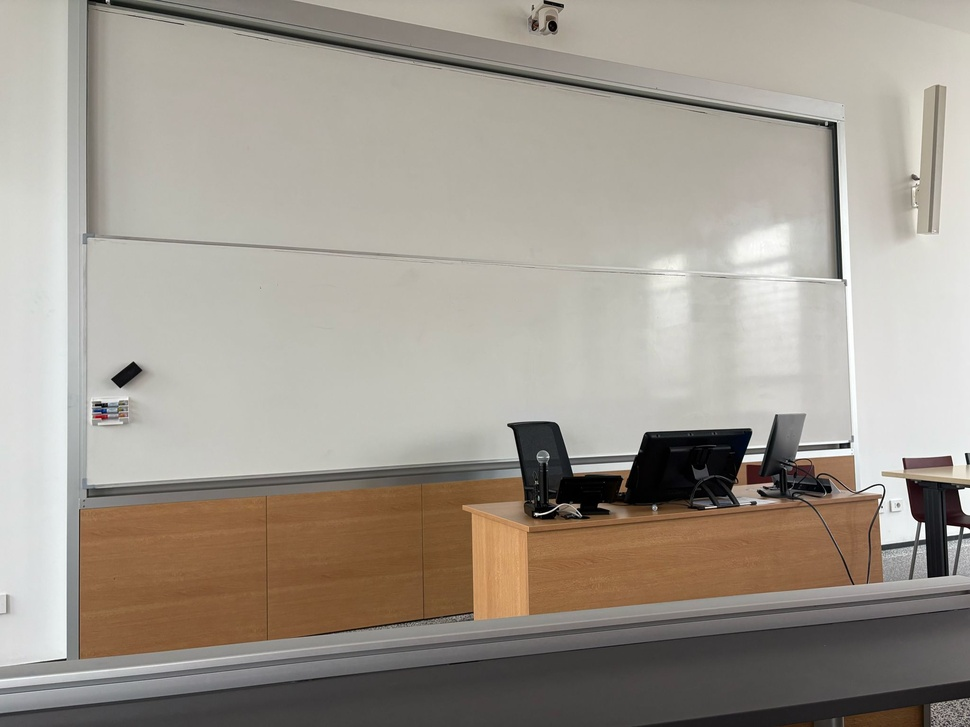
#> input picture data/imga.jpg, 970 x 727 px, shrunk from 2048 x 1536 before the run
$ jupyter execute eight_point.ipynb
#> lines starting #> are read from the running program, lines starting #| are printed output that depends on the picture
[cell 1]
# cell to install cv2

#pip install opencv-python

[cell 2]
import numpy as np
import cv2
import matplotlib.pyplot as plt

[cell 3]
def sift_with_ransac_fundamental(img1_path, img2_path):
    """
    Detect keypoints using SIFT, match them, and estimate the fundamental matrix
    using RANSAC.

    Returns:
        F: The fundamental matrix estimated from inlier correspondences.
        pts1_inliers: Nx2 array of inlier correspondences in image 1.
        pts2_inliers: Nx2 array of inlier correspondences in image 2.
    """
#> called with img1_path = '../data/imga.jpg', img2_path = '../data/imgb.jpg'
    # 1. Load Images
    img1 = cv2.imread(img1_path, cv2.IMREAD_GRAYSCALE)
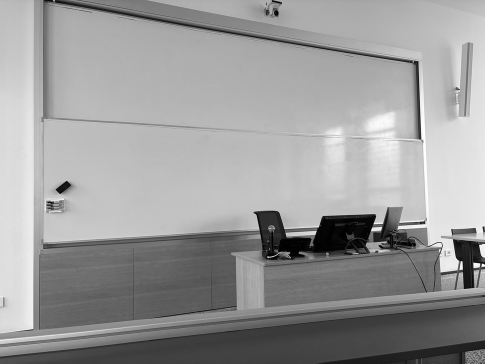
#> img1: shape (727, 970) (shown at 1/2 size); min 0, max 255, mean 154.3
    img2 = cv2.imread(img2_path, cv2.IMREAD_GRAYSCALE)
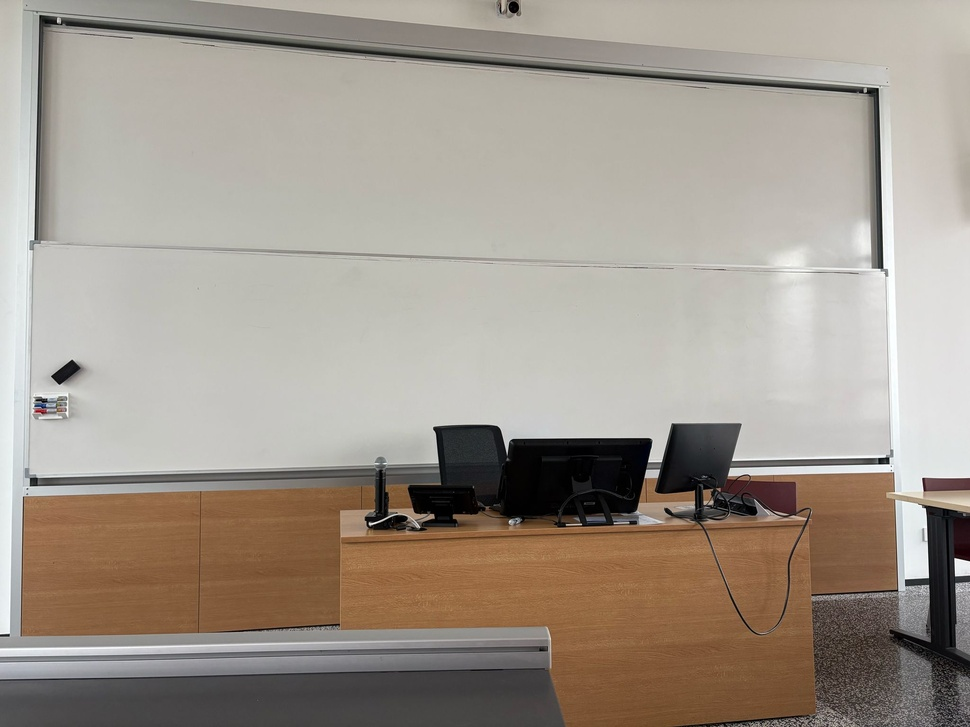
#> input picture data/imgb.jpg, 970 x 727 px, shrunk from 2048 x 1536 before the run
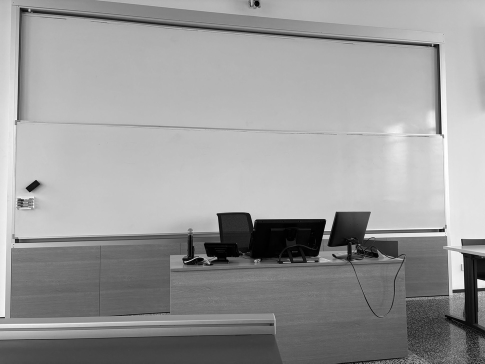
#> img2: shape (727, 970) (shown at 1/2 size); min 0, max 255, mean 153.3

    if img1 is None or img2 is None:
        raise IOError("Could not load images. Check file paths.")

    # 2. Create SIFT detector
    sift = cv2.SIFT_create()

    # 3. Detect keypoints and compute descriptors
    keypoints1, descriptors1 = sift.detectAndCompute(img1, None)
#> keypoints1 = 411 keypoints; strongest (x, y, size): (952, 530, 7.4), (536, 514, 2.4), (923, 524, 2.8), (966, 454, 2.1)
    keypoints2, descriptors2 = sift.detectAndCompute(img2, None)
#> keypoints2 = 437 keypoints; strongest (x, y, size): (370, 524, 2.4), (67, 372, 15), (884, 461, 6.1), (656, 455, 10.7)

    # 4. Match descriptors using BFMatcher (knnMatch for ratio test)
    bf = cv2.BFMatcher(cv2.NORM_L2, crossCheck=False)
    matches = bf.knnMatch(descriptors1, descriptors2, k=2)
#> matches = 411 matches

    # 5. Lowe's Ratio Test
    good_matches = []
    ratio_thresh = 0.75
    for m, n in matches:
        if m.distance < ratio_thresh * n.distance:
            good_matches.append(m)
#> after the loop, good_matches = 52 matches

    # 6. Extract matched keypoints
    pts1 = []
    pts2 = []
    for match in good_matches:
        pts1.append(keypoints1[match.queryIdx].pt)
        pts2.append(keypoints2[match.trainIdx].pt)
#> this loop made 52 passes
#> after the loop, pts1 = 52 pairs, first value 4.4 to 961, second value 6.81 to 631.1; pts2 = 52 pairs, first value 38.26 to 932, second value 43.22 to 631.6

    pts1 = np.array(pts1)
    pts2 = np.array(pts2)

    # 7. Estimate Fundamental Matrix using RANSAC
    F, mask = cv2.findFundamentalMat(pts1, pts2, cv2.FM_RANSAC, 1.0, 0.99)
#> F = [[0.000648, 0.0256, -11.49], [-0.0226, 0.00232, -6.53], [10.06, 5.37, 1]]; mask = 52 values, max 1 at index 2, min 0 at index 0, mean 0.577

    # 8. Inliers
    inlier_mask = mask.ravel().astype(bool)
    pts1_inliers = pts1[inlier_mask]
#> pts1_inliers = 30 pairs, first value 92.1 to 903.5, second value 126.1 to 630.1
    pts2_inliers = pts2[inlier_mask]
#> pts2_inliers = 30 pairs, first value 38.26 to 923.3, second value 92.56 to 629.7

    return F, pts1_inliers, pts2_inliers

[cell 4]
def normalize_points(points: np.ndarray) -> (np.ndarray, np.ndarray):
    """
    Normalize 2D points for numerical stability.

    Args:
        points: A numpy array of shape (N, 2)

    Returns:
        points_normalized: Normalized 2D points (N, 2)
        T: 3x3 normalization transformation matrix
    """
    mean = points.mean(axis=0)
    std = points.std(axis=0)
    T = np.array([[1/std[0], 0, -mean[0]/std[0]],
                  [0, 1/std[1], -mean[1]/std[1]],
                  [0, 0, 1]])
    points_homo = np.hstack([points, np.ones((points.shape[0], 1))])
    points_norm = (T @ points_homo.T).T
    points_normalized = points_norm[:, :2]
    return points_normalized, T

[cell 5]
def unnormalize_F(F_norm: np.ndarray, T_a: np.ndarray, T_b: np.ndarray) -> np.ndarray:
    """
    Un-normalizes the fundamental matrix F given normalization matrices.

    Args:
        F_norm: Fundamental matrix computed from normalized coordinates.
        T_a: Normalization matrix for image A.
        T_b: Normalization matrix for image B.

    Returns:
        F_orig: Fundamental matrix in original coordinate scale.
    """
    F_orig = T_b.T @ F_norm @ T_a
    return F_orig

[cell 6]
def estimate_fundamental_matrix(points_a: np.ndarray, points_b: np.ndarray) -> np.ndarray:
    """
    Estimate the fundamental matrix using the eight-point algorithm.

    Args:
        points_a: 2D points from image A, shape (N,2)
        points_b: 2D points from image B, shape (N,2)

    Returns:
        F: Estimated fundamental matrix (3x3)
    """
    # Normalize the points
    points_a_norm, T_a = normalize_points(points_a)
    points_b_norm, T_b = normalize_points(points_b)

    N = points_a_norm.shape[0]
    A = np.zeros((N, 9))
    for i in range(N):
        u, v = points_a_norm[i]
        u1, v1 = points_b_norm[i]
        A[i] = [u * u1, v * u1, u1, u * v1, v * v1, v1, u, v, 1]

    # Solve Af = 0 using SVD
    _, _, Vt = np.linalg.svd(A)
    F_normalized = Vt[-1].reshape(3, 3)

    # Enforce rank-2 constraint
    U, S, Vt = np.linalg.svd(F_normalized)
    S[2] = 0
    F_normalized_rank2 = U @ np.diag(S) @ Vt

    # Unnormalize F
    F = unnormalize_F(F_normalized_rank2, T_a, T_b)
    return F

[cell 7]
def draw_epipolar_lines(img, lines, points, line_thickness=3, point_size=20):
    """
    Draw epipolar lines and corresponding points on an image with enhanced visibility.

    Args:
        img (numpy array): The input image.
        lines (numpy array): Epipolar lines in the form [a, b, c] for ax + by + c = 0.
        points (numpy array): Corresponding points (N,2) used for coloring.
        line_thickness (int): Thickness of the epipolar lines.
        point_size (int): Size of the points.

    Returns:
        numpy array: Image with epipolar lines and points drawn.
    """
    r, c = img.shape[:2]
    img_color = img.copy()

    for r_line, pt in zip(lines, points):
        color = tuple(np.random.randint(0, 255, 3).tolist())  # Random color for each line

        # Compute endpoints of the line segment within the image borders
        if r_line[1] != 0:
            x0, y0 = 0, int(-r_line[2] / r_line[1])
            x1, y1 = c, int(-(r_line[2] + r_line[0] * c) / r_line[1])
        else:  # Avoid division by zero for vertical lines
            x0, y0 = int(-r_line[2] / r_line[0]), 0
            x1, y1 = x0, r

        # Draw the epipolar line
        cv2.line(img_color, (x0, y0), (x1, y1), color, line_thickness)

        # Draw the corresponding point
        cv2.circle(img_color, tuple(pt.astype(int)), point_size, color, -1)

    return img_color

[cell 8]
# File paths to the images
img1_path = "../data/imga.jpg"
img2_path = "../data/imgb.jpg"

# 1. SIFT + RANSAC to get fundamental matrix and inliers
F_ransac, pts1_inliers, pts2_inliers = sift_with_ransac_fundamental(img1_path, img2_path)
#> F_ransac has the same summary as F in sift_with_ransac_fundamental
print("Fundamental Matrix from RANSAC:\n\n", F_ransac)
#| Fundamental Matrix from RANSAC:
#|  [[ 6.48425835e-04  2.56267794e-02 -1.14905615e+01]
#|  [-2.25544294e-02  2.32308219e-03 -6.53183726e+00]
#|  [ 1.00628763e+01  5.37296707e+00  1.00000000e+00]]
print("Number of RANSAC inliers:", len(pts1_inliers))
#| Number of RANSAC inliers: 30

points_a = pts1_inliers
#> points_a has the same summary as pts1_inliers in sift_with_ransac_fundamental
points_b = pts2_inliers
#> points_b has the same summary as pts2_inliers in sift_with_ransac_fundamental
# 2. Estimate using the eight-point algorithm on inliers
F_eight = estimate_fundamental_matrix(points_a, points_b)
#> in normalize_points, `mean = points.mean(axis=0)`: mean = [444, 383.1]
#> in normalize_points, `std = points.std(axis=0)`: std = [333.4, 109.9]
#> in normalize_points, `T = np.array([[1/std[0], 0, -mean[0]/std[0]], [0, 1/std[1], -mean[1]/s..`: T = [[0.003, 0, -1.33], [0, 0.0091, -3.49], [0, 0, 1]]
#> in normalize_points, `points_homo = np.hstack([points, np.ones((points.shape[0], 1))])`: points_homo = 30 rows, first 8: [92.1, 222.5, 1], [101.2, 409.7, 1], [103, 401.3, 1], [103.7, 417.9, 1], [107.8, 409.7, 1], [107.8, 409.7, 1], [114.6, 395.6, 1], [115.8, 417.9, 1]
#> in normalize_points, `points_norm = (T @ points_homo.T).T`: points_norm = 30 rows, first 8: [-1.06, -1.46, 1], [-1.03, 0.242, 1], [-1.02, 0.165, 1], [-1.02, 0.317, 1], [-1.01, 0.242, 1], [-1.01, 0.242, 1], [-0.988, 0.114, 1], [-0.984, 0.317, 1]
#> in normalize_points, `points_normalized = points_norm[:, :2]`: points_normalized = 30 pairs, first value -1.06 to 1.38, second value -2.34 to 2.25
#> in estimate_fundamental_matrix, `points_a_norm, T_a = normalize_points(points_a)`: points_a_norm has the same summary as points_normalized in normalize_points; T_a = [[0.003, 0, -1.33], [0, 0.0091, -3.49], [0, 0, 1]]
#> in normalize_points (call 2), `points_homo = np.hstack([points, np.ones((points.shape[0], 1))])`: points_homo = 30 rows, first 8: [38.26, 235.3, 1], [41.36, 404.7, 1], [43.45, 396.6, 1], [43.37, 412.5, 1], [47.19, 404.9, 1], [47.19, 404.9, 1], [54.21, 391.4, 1], [54.08, 412.6, 1]
#> in normalize_points (call 2), `points_norm = (T @ points_homo.T).T`: points_norm = 30 rows, first 8: [-1, -1.22, 1], [-0.995, 0.19, 1], [-0.99, 0.122, 1], [-0.99, 0.255, 1], [-0.979, 0.191, 1], [-0.979, 0.191, 1], [-0.96, 0.0786, 1], [-0.96, 0.256, 1]
#> in estimate_fundamental_matrix, `points_b_norm, T_b = normalize_points(points_b)`: points_b_norm = 30 pairs, first value -1 to 1.44, second value -2.41 to 2.07; T_b = [[0.00276, 0, -1.11], [0, 0.00834, -3.19], [0, 0, 1]]
#> the loop in estimate_fundamental_matrix, `for i in range(N):` made 30 passes
#> (u, v, u1, v1) on passes 1 to 8: (-1.06, -1.46, -1, -1.22), (-1.03, 0.242, -0.995, 0.19), (-1.02, 0.165, -0.99, 0.122), (-1.02, 0.317, -0.99, 0.255), (-1.01, 0.242, -0.979, 0.191), (-1.01, 0.242, -0.979, 0.191), (-0.988, 0.114, -0.96, 0.0786), (-0.984, 0.317, -0.96, 0.256)
#> in estimate_fundamental_matrix, `F_normalized = Vt[-1].reshape(3, 3)`: F_normalized = [[0.0239, 0.281, -0.139], [-0.233, 0.00923, -0.653], [0.162, 0.628, -0.00324]]
#> in estimate_fundamental_matrix, `U, S, Vt = np.linalg.svd(F_normalized)`: U = [[0.425, -0.118, -0.897], [0.612, 0.768, 0.189], [0.666, -0.63, 0.399]]; S = [0.713, 0.701, 0.00101]; Vt = [[-0.0343, 0.762, -0.646], [-0.405, -0.602, -0.688], [-0.914, 0.238, 0.329]]
#> in estimate_fundamental_matrix, `F_normalized_rank2 = U @ np.diag(S) @ Vt`: F_normalized_rank2 = [[0.0231, 0.281, -0.139], [-0.233, 0.00919, -0.653], [0.162, 0.628, -0.00337]]
#> in unnormalize_F, `F_orig = T_b.T @ F_norm @ T_a`: F_orig = [[1.91e-07, 7.05e-06, -0.00317], [-5.82e-06, 6.98e-07, -0.00313], [0.00263, 0.00261, 0.0606]]
#> in estimate_fundamental_matrix, `F = unnormalize_F(F_normalized_rank2, T_a, T_b)`: F has the same summary as F_orig in unnormalize_F
#> F_eight has the same summary as F_orig in unnormalize_F
print("\nRefined Fundamental Matrix (Eight-Point on inliers):\n", F_eight)
#| Refined Fundamental Matrix (Eight-Point on inliers):
#|  [[ 1.91011722e-07  7.05161885e-06 -3.16958081e-03]
#|  [-5.82121110e-06  6.97652335e-07 -3.12744359e-03]
#|  [ 2.63326651e-03  2.61210965e-03  6.05618008e-02]]

# which F to use for visualization / error:
F_final = F_eight  # or F_ransac
#> F_final has the same summary as F_orig in unnormalize_F

# 3. Load images in color (for epipolar line drawing)
img_a_color = cv2.imread(img1_path)
#> img_a_color is the input picture: shape (727, 970, 3); mean B, G, R 143.1, 153.3, 160.6
img_b_color = cv2.imread(img2_path)
#> img_b_color is the input picture: shape (727, 970, 3); mean B, G, R 141.1, 151.7, 161.1

# Convert to RGB for plotting
img_a_rgb = cv2.cvtColor(img_a_color, cv2.COLOR_BGR2RGB)
img_b_rgb = cv2.cvtColor(img_b_color, cv2.COLOR_BGR2RGB)

# 4. Visualize epipolar lines in Image A for points in Image B
points_b_homo = np.hstack([pts2_inliers, np.ones((pts2_inliers.shape[0], 1))])
#> points_b_homo has the same summary as points_homo in normalize_points
lines_in_A = (F_final.T @ points_b_homo.T).T  # Nx3
#> lines_in_A = 30 rows, first 8: [0.00127, 0.00305, -0.797], [0.000285, 0.00319, -1.34], [0.000333, 0.0032, -1.32], [0.00024, 0.00321, -1.37], [0.000286, 0.00323, -1.36], [0.000286, 0.00323, -1.36], [0.000365, 0.00327, -1.34], [0.000242, 0.00328, -1.4]
img_a_epilines = draw_epipolar_lines(img_a_rgb, lines_in_A, pts1_inliers)
#> the loop in draw_epipolar_lines, `for r_line, pt in zip(lines, points):` made 30 passes
#> (r_line, pt, color, y0, y1) on passes 1 to 6: ([0.00127, 0.00305, -0.797], [92.1, 222.5], (172, 47, 117), 261, -143), ([0.000285, 0.00319, -1.34], [101.2, 409.7], (192, 67, 251), 419, 332), ([0.000333, 0.0032, -1.32], [103, 401.3], (195, 103, 9), 412, 311), ([0.00024, 0.00321, -1.37], [103.7, 417.9], (211, 21, 242), 426, 353), ([0.000286, 0.00323, -1.36], [107.8, 409.7], (36, 87, 70), 419, 334), ([0.000286, 0.00323, -1.36], [107.8, 409.7], (216, 88, 140), 419, 334)
#> after the loop in draw_epipolar_lines, `for r_line, pt in zip(lines, points):`:
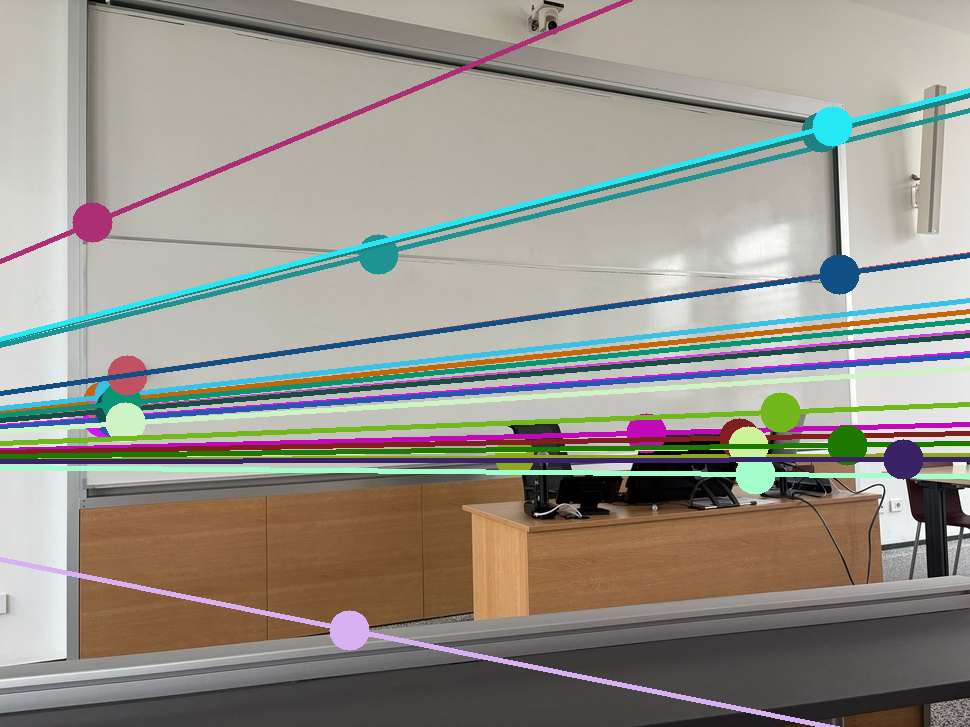
#> img_color: shape (727, 970, 3); mean R, G, B 150, 146.9, 137.9

plt.figure(figsize=(8, 6))
plt.imshow(img_a_epilines)
plt.title("Epipolar Lines on Image A (Using Final F)")
plt.axis("off")
plt.show()

[cell 9]
# Display images without epipolar lines
fig, axs = plt.subplots(1, 2, figsize=(12, 6))

axs[0].imshow(img_a_rgb)
axs[0].set_title("Image A")
axs[0].axis("off")

axs[1].imshow(img_b_rgb)
axs[1].set_title("Image B")
axs[1].axis("off")

plt.show()
#> (the rest of the program and of its run is left out)
